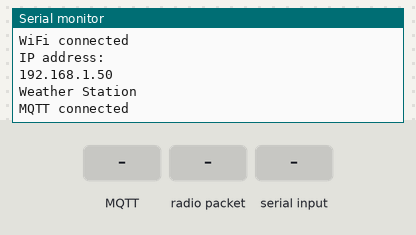
A sketch run on a simulated ESP32. Parts: the last lines printed to the serial monitor. Inputs (shaded band) come from the test bench. WiFi joins after 1.5 s; servers stay silent unless stated; uploads are accepted with an empty reply; no radio packets arrive unless stated; no MQTT or app messages arrive unless stated.

Above: at 2.7 s.
2.8 s: MQTT message "rainfall" arrives on the first subscribed topic
At 3.6 s:
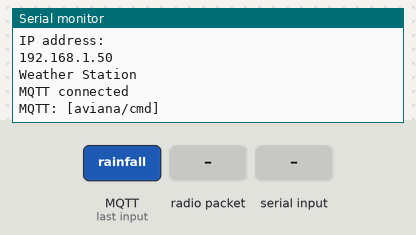
4.3 s: radio packet "rainfall" arrives
At 5.5 s:
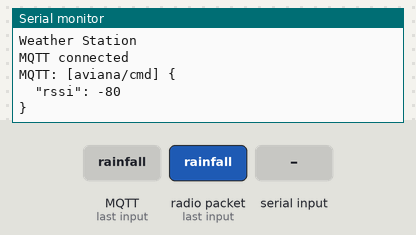
5.8 s: "rainfall;1\n" received over Serial
At 7.0 s:
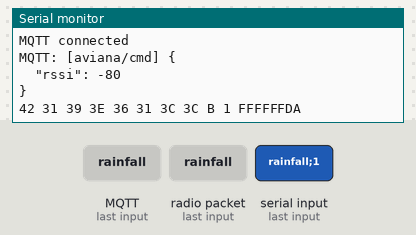
7.3 s: MQTT message "rainfall" arrives on the second subscribed topic
At 8.2 s:
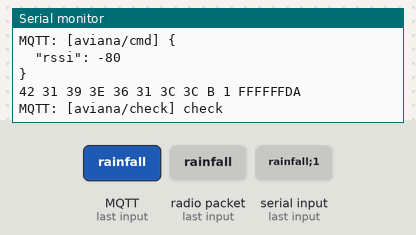
8.8 s: radio packet "date" arrives
At 9.8 s:
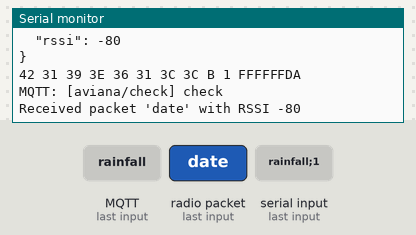
10.3 s: "rainfall;150\n" received over Serial
At 11.8 s:
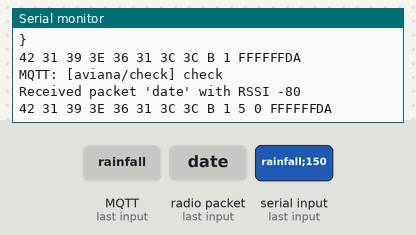

The sketch:

Weather-Station-Base.ino
```cpp
#include <SPI.h>
#include <LoRa.h>
#include <WiFi.h>
#include <ArduinoJson.h>
#include <PubSubClient.h>

const char* proxy_server = "167.205.22.103";
const unsigned int proxy_port = 8080;
const char* server = "api.aviana.fadhlika.com";
const unsigned int port = 80;

const char* mqttserver = "fadhlika.com";
const unsigned int mqttport = 1883;

const String nodeid[] = {"baafm7rmke00rou2k8ig" , "baaeum3mke00e9u4pdtg"};
const String fields[] = {"date", "dir", "voltage", "speed", "rainfall"};

const char* ssid     = "ELKA-AP01";
const char* password = "12345678!";

char * data;
char * cmd;
char * devstat;
bool isdata = false;
bool iscmd = false;

int pkt;
int rssi;

#define TIMEOUT 0x02
#define BAD 0x03;

WiFiClient client;
PubSubClient mqttclient(client);

void setup() {
  Serial.begin(115200);
  while (!Serial);

  Serial.println();
  Serial.println();
  Serial.print("Connecting to ");
  Serial.println(ssid);

  WiFi.begin(ssid, password);

  while (WiFi.status() != WL_CONNECTED) {
      delay(500);
      Serial.print(".");
  }

  Serial.println("");
  Serial.println("WiFi connected");
  Serial.println("IP address: ");
  Serial.println(WiFi.localIP());

  mqttclient.setServer(mqttserver, mqttport);
  mqttclient.setCallback(mqttcallback);

  Serial.println("Weather Station");

  LoRa.setPins(5, 17, 22);
  if (!LoRa.begin(433E6)) {
    Serial.println("Starting LoRa failed!");
    while (1);
  }

  // register the receive callback
  LoRa.onReceive(onReceive);

  // put the radio into receive mode
  LoRa.receive();
}

void loop() {
  if(!mqttclient.connected())
  {
    if(mqttclient.connect("aviana"))
    {
      Serial.println("MQTT connected");
      mqttclient.publish("aviana/status", "connected");
      mqttclient.subscribe("aviana/cmd");
      mqttclient.subscribe("aviana/check");
    } else {
      Serial.println("MQTT failed, rc=");
      Serial.println(mqttclient.state());
    }
  }
  mqttclient.loop();

  if(Serial.available() > 0) {
    int i = 0;
    cmd = new char[10];

    while(Serial.available() > 0){
      cmd[i++] = Serial.read() - '0';
    }

    pkt = i;
    iscmd = true;
  }

  if(iscmd) {
    mqttclient.publish("aviana/status", devstat);
    if(pkt > 0) {
      LoRa.beginPacket();
      for(int j=0; j < pkt; j++) {
        LoRa.write(cmd[j]);
        Serial.print(cmd[j], HEX);
        Serial.print(" ");
      }
      LoRa.endPacket();
      Serial.println();
      LoRa.receive();

      delete[] cmd;
      delete[] devstat;
      pkt = 0;
    }
    iscmd = false;
  }

  if(isdata) {
    StaticJsonBuffer<200> jsonBuffer;
    JsonObject& root = jsonBuffer.createObject();

    int i = 0;
    char *part;
    part = strtok(data, ";");
    part = strtok(NULL, ";");
    while(part != NULL){
      if(fields[i] == "rainfall") {
        root[fields[i]] = atof(part) /10000.0f;
      } else if (fields[i] == "date") {
        root[fields[i]] = String(part) + "+07:00";
      } else if(fields[i] == "dir"){
        root[fields[i]] = part;
      } else {
        root[fields[i]] = atof(part) / 1000.0f;
      }
      part = strtok(NULL, ";");
      i++;
    }
    root["rssi"] = rssi;

    String json;
    root.printTo(json);
    root.prettyPrintTo(Serial);
    Serial.println();

    isdata = false;
    delete[] data;

    if (client.connect(proxy_server, proxy_port)) {

        String req = "POST http://" + String(server) + "/data?id=baaeum3mke00e9u4pdtg HTTP/1.1\r\n";
        req += "Proxy-Authorization: Basic ZmFkaGxpa2E6NzgzNzEzMTE=\r\n";
        req += "Content-Length: " + String(json.length()) +"\r\n";
        req += "\r\n";
        req += json;

        client.println(req);
        client.println();
    }

    char * msg;
    unsigned long timeout = millis();
    while (client.available() == 0) {
        if (millis() - timeout > 1000) {
            Serial.println("»> Client Timeout !");
            msg =  new char[3]{ '1', ';', TIMEOUT};
            client.stop();
            return;
        }
    }
    // Read all the lines of the reply from server and print them to Serial
    String line;
    if(client.available()) {
        line = client.readStringUntil('\r');
        msg = new char[line.length() + 1];
        strcpy(msg, line.c_str());
    }
    client.stop();

    if(!mqttclient.connected()){
      if(mqttclient.connect("aviana")){
        mqttclient.subscribe("aviana/cmd");
        mqttclient.subscribe("aviana/check");
      }
    }

    mqttclient.publish("aviana/status", msg);
    delete[] msg;
  }
}


void onReceive(int packetSize) {
  if(packetSize < 5){
    // received a packet
    Serial.print("Received packet '");

    devstat = new char[packetSize + 1];
    int i;
    for (i = 0; i < packetSize; i++) {
      devstat[i] = LoRa.read();
    }
    devstat[i] = '\0';
    Serial.print(devstat);
    // print RSSI of packet
    Serial.print("' with RSSI ");
    Serial.println(LoRa.packetRssi());
    iscmd = true;
  } else {
    data = new char[packetSize + 1];
    int i;
    for (i = 0; i < packetSize; i++) {
      data[i] = (char)LoRa.read();
    }
    data[i] = '\0';
    rssi = LoRa.packetRssi();

    isdata = true;
  }
}

void mqttcallback(char* topic, byte* payload, unsigned int length)
{
  Serial.print("MQTT: [");
  Serial.print(topic);
  Serial.print("] ");

  if(strcmp(topic, "aviana/check") == 0)
  {
    Serial.println("check");
    mqttclient.publish("aviana/status", "alive");
    return;
  }

  cmd = new char[length];
  for(int i=0; i<length; i++)
  {
    cmd[i] = payload[i] - '0';
  }
  pkt = length;
}
```

Measured:
- after the input at 2.8 s, the serial monitor: prints a new line at once (image 1)
- after the input at 4.3 s, the serial monitor: prints a new line at once (image 2)
- after the input at 5.8 s, the serial monitor: prints a new line at once (image 3)
- after the input at 7.3 s, the serial monitor: prints a new line at once (image 4)
- after the input at 8.8 s, the serial monitor: prints a new line at once (image 5)
- after the input at 10.3 s, the serial monitor: prints a new line at once (image 6)
